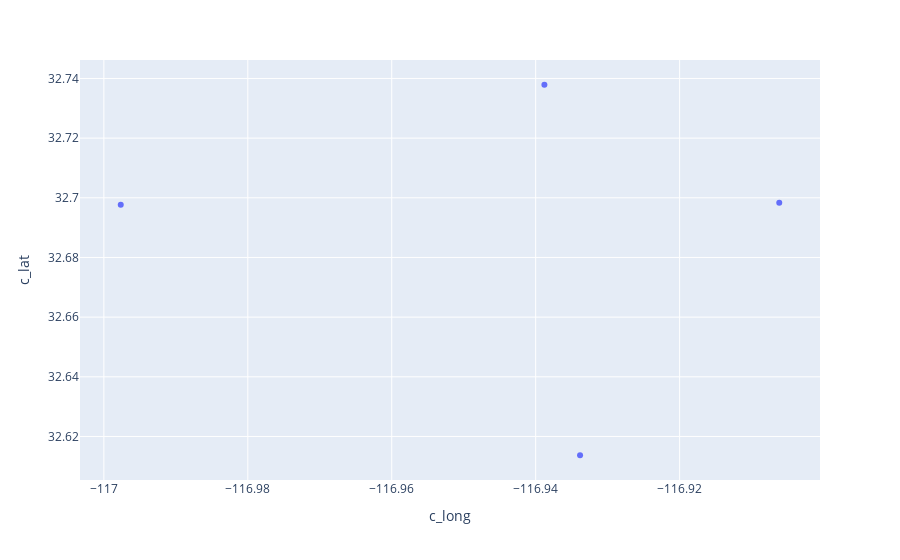

The cell this chart's notebook holds for it:
### Code cell
px.scatter(mg, x='c_long', y='c_lat')

### Figure 1 — Plotly figure (JSON) as saved in the notebook; plotly's stock layout.template omitted (floating-point values rounded to 4 significant figures)
{"data": [{"hovertemplate": "c_long=%{x}<br>c_lat=%{y}<extra></extra>", "legendgroup": "", "marker": {"color": "#636efa", "symbol": "circle"}, "mode": "markers", "name": "", "orientation": "v", "showlegend": false, "type": "scatter", "x": [-116.9, -116.9, -116.9, -117.0], "xaxis": "x", "y": [32.74, 32.7, 32.61, 32.7], "yaxis": "y"}], "layout": {"legend": {"tracegroupgap": 0}, "margin": {"t": 60}, "xaxis": {"anchor": "y", "domain": [0, 1], "title": {"text": "c_long"}}, "yaxis": {"anchor": "x", "domain": [0, 1], "title": {"text": "c_lat"}}}}
